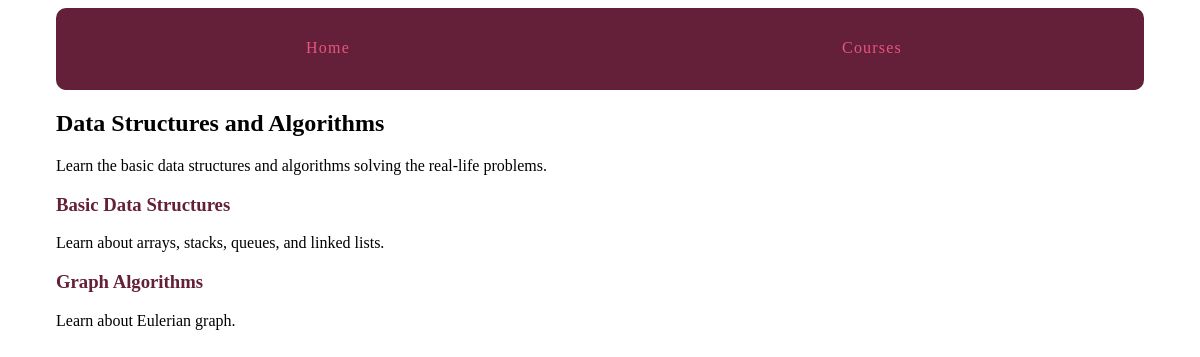
The app's page /courses/4/ with its own data.
### courses/models.py (models this page shows, shortened)
class Course(models.Model):
    created_at = models.DateTimeField(auto_now_add=True)
    title = models.CharField(max_length=255)
    description = models.TextField()

class Step(models.Model):
    title = models.CharField(max_length=255)
    description = models.TextField()
    order = models.IntegerField(default=0)
    course = models.ForeignKey(Course, on_delete=models.CASCADE)
    content = models.TextField(blank=True, default='')
    class Meta:
        ordering = ['order', ]

### courses/views.py (the view)
# urls.py: path('<int:pk>/', views.course_detail, name='detail'),
def course_detail(request, pk):
    course = get_object_or_404(Course, pk=pk)
    return render(request, 'courses/course_detail.html', {"course": course})

### courses/templates/courses/course_detail.html (shortened to what this page needs)
{% extends "layout.html" %}
{% block content %}
<article>
    <h2>{{ course.title }}</h2>
    {{ course.description }}
    <section>
        {% for step in course.step_set.all %}
            <h3>
                <a href="{% url 'step' course_pk=step.course.pk step_pk=step.pk %}"> {{ step.title }}</a>
            </h3>
            {{ step.description }}
        {% endfor %}
    </section>
</article>
{% endblock %}

### assets/css/layout.css (style rules this page uses)
html { box-sizing: border-box; }
*, *::after, *::before { box-sizing: inherit; }
article h2 a, article h3 a { color: #642039; text-decoration: none; }

### records on screen
Course: title "Data Structures and Algorithms", description "Learn the basic data structures and algorithms solving the real-life problems."
Step: title "Basic Data Structures", description "Learn about arrays, stacks, queues, and linked lists."
Step: title "Graph Algorithms", description "Learn about Eulerian graph."
